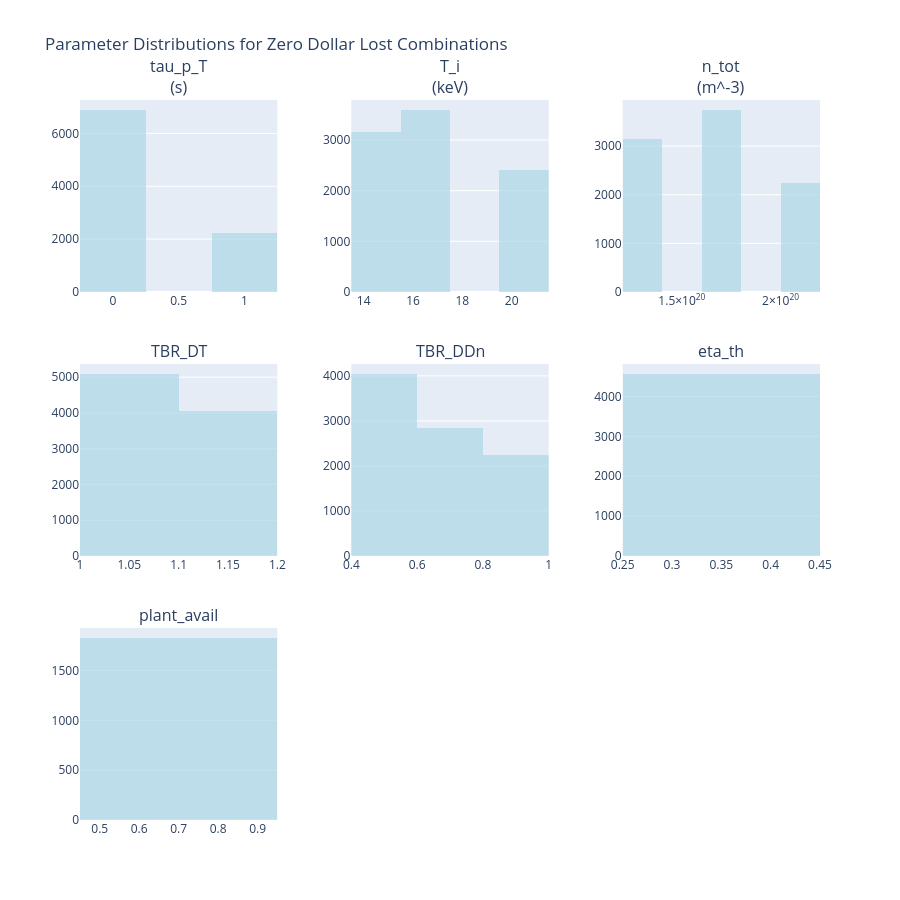
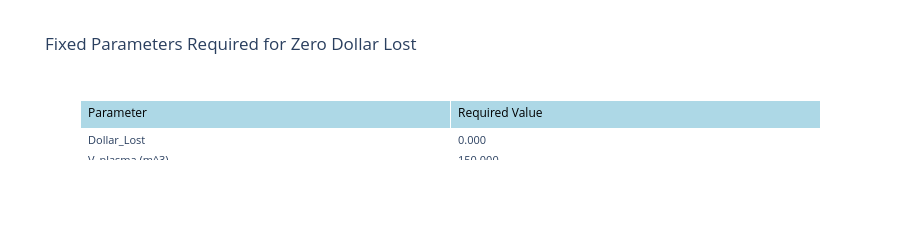

The notebook cell these images were saved under, in order:
### Code cell
# Visualize the zero dollar lost parameter space

if len(df_zero_dollar) > 0 and len(summary_df) > 0:
    print("📊 CREATING VISUALIZATIONS FOR ZERO DOLLAR LOST COMBINATIONS")
    print("="*60)
    
    # Create subplots for parameter distributions
    variable_params = summary_df[summary_df['Unique_Values'] > 1]['Parameter'].tolist()
    
    if len(variable_params) > 0:
        print(f"📈 Creating distribution plots for {len(variable_params)} variable parameters...")
        
        # Calculate subplot layout
        n_plots = len(variable_params)
        n_cols = min(3, n_plots)
        n_rows = (n_plots + n_cols - 1) // n_cols
        
        fig = make_subplots(
            rows=n_rows, cols=n_cols,
            subplot_titles=[param.replace(' (', '<br>(') for param in variable_params],
            vertical_spacing=0.1,
            horizontal_spacing=0.1
        )
        
        for i, param in enumerate(variable_params):
            row = (i // n_cols) + 1
            col = (i % n_cols) + 1
            
            # Get processed values
            processed_col = f'{param}_processed'
            if processed_col in df_zero_processed.columns:
                values = df_zero_processed[processed_col]
                finite_values = values[np.isfinite(values)]
                
                if len(finite_values) > 0:
                    # Create histogram
                    fig.add_trace(
                        go.Histogram(
                            x=finite_values,
                            name=param,
                            showlegend=False,
                            marker_color='lightblue',
                            opacity=0.7
                        ),
                        row=row, col=col
                    )
        
        fig.update_layout(
            title='Parameter Distributions for Zero Dollar Lost Combinations',
            height=300 * n_rows,
            showlegend=False
        )
        
        fig.show()
        
    else:
        print("ℹ️  All parameters are fixed - no distribution plots needed")
        
    # Create summary table visualization
    if len(fixed_params) > 0:
        print(f"\n📋 Fixed Parameter Values (Required for Zero Dollar Lost):")
        
        fixed_data = []
        for param in fixed_params:
            value = summary_df[summary_df['Parameter'] == param]['Min'].iloc[0]
            fixed_data.append([param, f"{value:.3f}"])
        
        fig_table = go.Figure(data=[go.Table(
            header=dict(values=['Parameter', 'Required Value'],
                       fill_color='lightblue',
                       align='left',
                       font=dict(size=12, color='black')),
            cells=dict(values=list(zip(*fixed_data)),
                      fill_color='white',
                      align='left',
                      font=dict(size=11))
        )])
        
        fig_table.update_layout(
            title='Fixed Parameters Required for Zero Dollar Lost',
            height=max(200, 50 + 30 * len(fixed_params))
        )
        
        fig_table.show()

else:
    print("⚠️  Skipping visualizations - no zero dollar lost combinations found")
    
    # Show distribution of dollar lost values instead
    print("\n📊 Showing distribution of Dollar Lost values instead...")
    
    finite_dollar_values = df_finite['Dollar_Lost_processed']
    
    fig = go.Figure()
    fig.add_trace(go.Histogram(
        x=finite_dollar_values,
        nbinsx=50,
        name='Dollar Lost Distribution',
        marker_color='lightcoral',
        opacity=0.7
    ))
    
    fig.update_layout(
        title='Distribution of Dollar Lost Values',
        xaxis_title='Dollar Lost ($)',
        yaxis_title='Frequency',
        height=400
    )
    
    fig.show()
    
    # Show smallest values
    print(f"\n🏆 Top 10 smallest Dollar Lost values:")
    smallest_10 = df_finite.nsmallest(10, 'Dollar_Lost_processed')
    print(smallest_10[['Dollar_Lost_processed', 'tau_p_source']].to_string(index=False))

### Figure 1 — Plotly figure (JSON) as saved in the notebook; plotly's stock layout.template omitted (floating-point values rounded to 4 significant figures; data arrays with more than 128 entries replaced by an {"elided": "..."} marker saying what was removed)
{"data": [{"marker": {"color": "lightblue"}, "name": "tau_p_T (s)", "opacity": 0.7, "showlegend": false, "type": "histogram", "x": {"elided": "9150 float values"}, "xaxis": "x", "yaxis": "y"}, {"marker": {"color": "lightblue"}, "name": "T_i (keV)", "opacity": 0.7, "showlegend": false, "type": "histogram", "x": {"elided": "9150 float values"}, "xaxis": "x2", "yaxis": "y2"}, {"marker": {"color": "lightblue"}, "name": "n_tot (m^-3)", "opacity": 0.7, "showlegend": false, "type": "histogram", "x": {"elided": "9150 float values"}, "xaxis": "x3", "yaxis": "y3"}, {"marker": {"color": "lightblue"}, "name": "TBR_DT", "opacity": 0.7, "showlegend": false, "type": "histogram", "x": {"elided": "9150 float values"}, "xaxis": "x4", "yaxis": "y4"}, {"marker": {"color": "lightblue"}, "name": "TBR_DDn", "opacity": 0.7, "showlegend": false, "type": "histogram", "x": {"elided": "9150 float values"}, "xaxis": "x5", "yaxis": "y5"}, {"marker": {"color": "lightblue"}, "name": "eta_th", "opacity": 0.7, "showlegend": false, "type": "histogram", "x": {"elided": "9150 float values"}, "xaxis": "x6", "yaxis": "y6"}, {"marker": {"color": "lightblue"}, "name": "plant_avail", "opacity": 0.7, "showlegend": false, "type": "histogram", "x": {"elided": "9150 float values"}, "xaxis": "x7", "yaxis": "y7"}], "layout": {"annotations": [{"font": {"size": 16}, "showarrow": false, "text": "tau_p_T<br>(s)", "x": 0.1333, "xanchor": "center", "xref": "paper", "y": 1, "yanchor": "bottom", "yref": "paper"}, {"font": {"size": 16}, "showarrow": false, "text": "T_i<br>(keV)", "x": 0.5, "xanchor": "center", "xref": "paper", "y": 1, "yanchor": "bottom", "yref": "paper"}, {"font": {"size": 16}, "showarrow": false, "text": "n_tot<br>(m^-3)", "x": 0.8667, "xanchor": "center", "xref": "paper", "y": 1, "yanchor": "bottom", "yref": "paper"}, {"font": {"size": 16}, "showarrow": false, "text": "TBR_DT", "x": 0.1333, "xanchor": "center", "xref": "paper", "y": 0.6333, "yanchor": "bottom", "yref": "paper"}, {"font": {"size": 16}, "showarrow": false, "text": "TBR_DDn", "x": 0.5, "xanchor": "center", "xref": "paper", "y": 0.6333, "yanchor": "bottom", "yref": "paper"}, {"font": {"size": 16}, "showarrow": false, "text": "eta_th", "x": 0.8667, "xanchor": "center", "xref": "paper", "y": 0.6333, "yanchor": "bottom", "yref": "paper"}, {"font": {"size": 16}, "showarrow": false, "text": "plant_avail", "x": 0.1333, "xanchor": "center", "xref": "paper", "y": 0.2667, "yanchor": "bottom", "yref": "paper"}], "height": 900, "showlegend": false, "title": {"text": "Parameter Distributions for Zero Dollar Lost Combinations"}, "xaxis": {"anchor": "y", "domain": [0, 0.2667]}, "xaxis2": {"anchor": "y2", "domain": [0.3667, 0.6333]}, "xaxis3": {"anchor": "y3", "domain": [0.7333, 1]}, "xaxis4": {"anchor": "y4", "domain": [0, 0.2667]}, "xaxis5": {"anchor": "y5", "domain": [0.3667, 0.6333]}, "xaxis6": {"anchor": "y6", "domain": [0.7333, 1]}, "xaxis7": {"anchor": "y7", "domain": [0, 0.2667]}, "xaxis8": {"anchor": "y8", "domain": [0.3667, 0.6333]}, "xaxis9": {"anchor": "y9", "domain": [0.7333, 1]}, "yaxis": {"anchor": "x", "domain": [0.7333, 1]}, "yaxis2": {"anchor": "x2", "domain": [0.7333, 1]}, "yaxis3": {"anchor": "x3", "domain": [0.7333, 1]}, "yaxis4": {"anchor": "x4", "domain": [0.3667, 0.6333]}, "yaxis5": {"anchor": "x5", "domain": [0.3667, 0.6333]}, "yaxis6": {"anchor": "x6", "domain": [0.3667, 0.6333]}, "yaxis7": {"anchor": "x7", "domain": [0, 0.2667]}, "yaxis8": {"anchor": "x8", "domain": [0, 0.2667]}, "yaxis9": {"anchor": "x9", "domain": [0, 0.2667]}}}

### Figure 2 — Plotly figure (JSON) as saved in the notebook; plotly's stock layout.template omitted (floating-point values rounded to 4 significant figures)
{"data": [{"cells": {"align": "left", "fill": {"color": "white"}, "font": {"size": 11}, "values": [["Dollar_Lost", "V_plasma (m^3)", "tau_p_He3 (s)", "P_aux (MW)"], ["0.000", "150.000", "1.000", "60.000"]]}, "header": {"align": "left", "fill": {"color": "lightblue"}, "font": {"color": "black", "size": 12}, "values": ["Parameter", "Required Value"]}, "type": "table"}], "layout": {"height": 200, "title": {"text": "Fixed Parameters Required for Zero Dollar Lost"}}}
